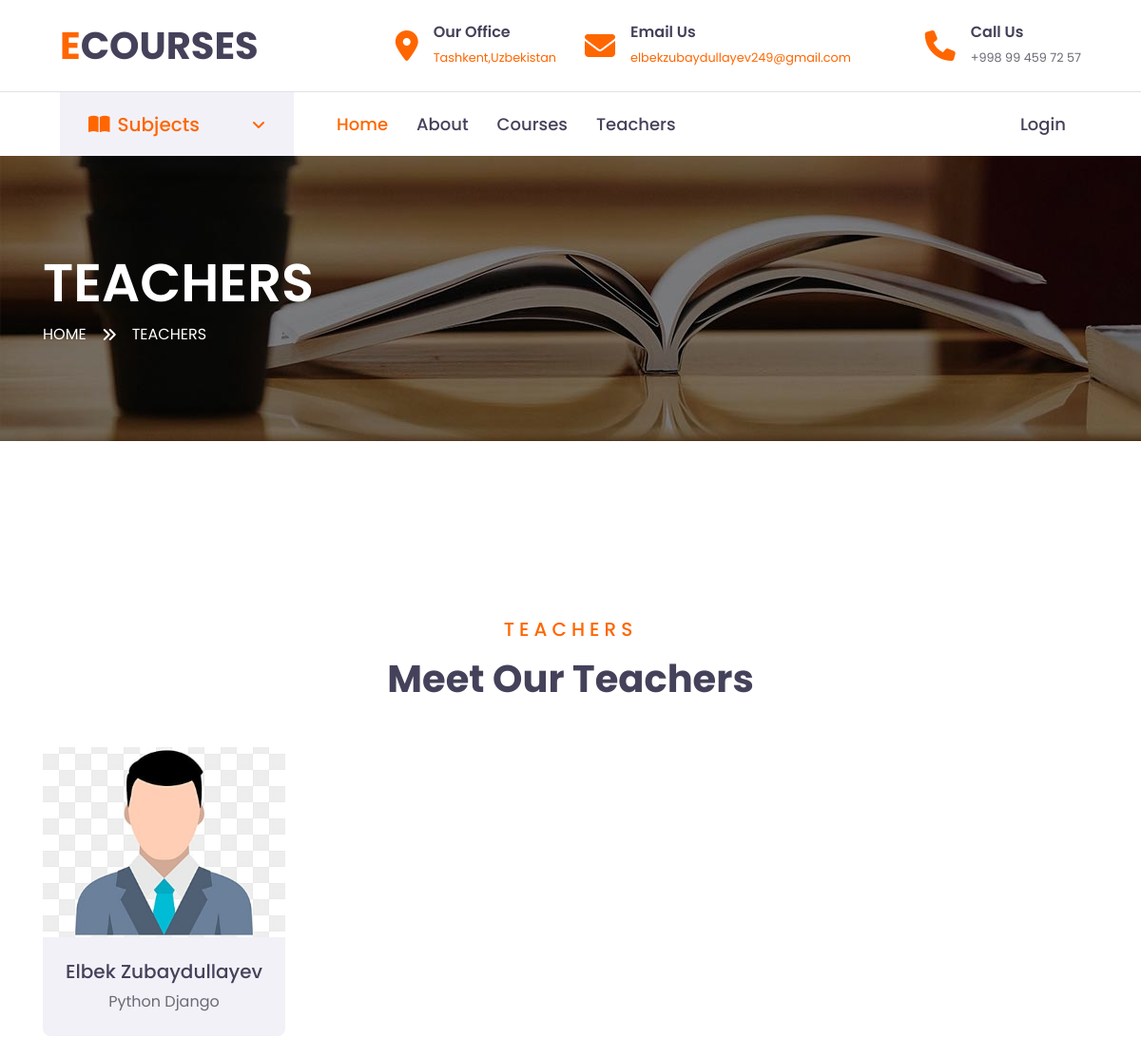
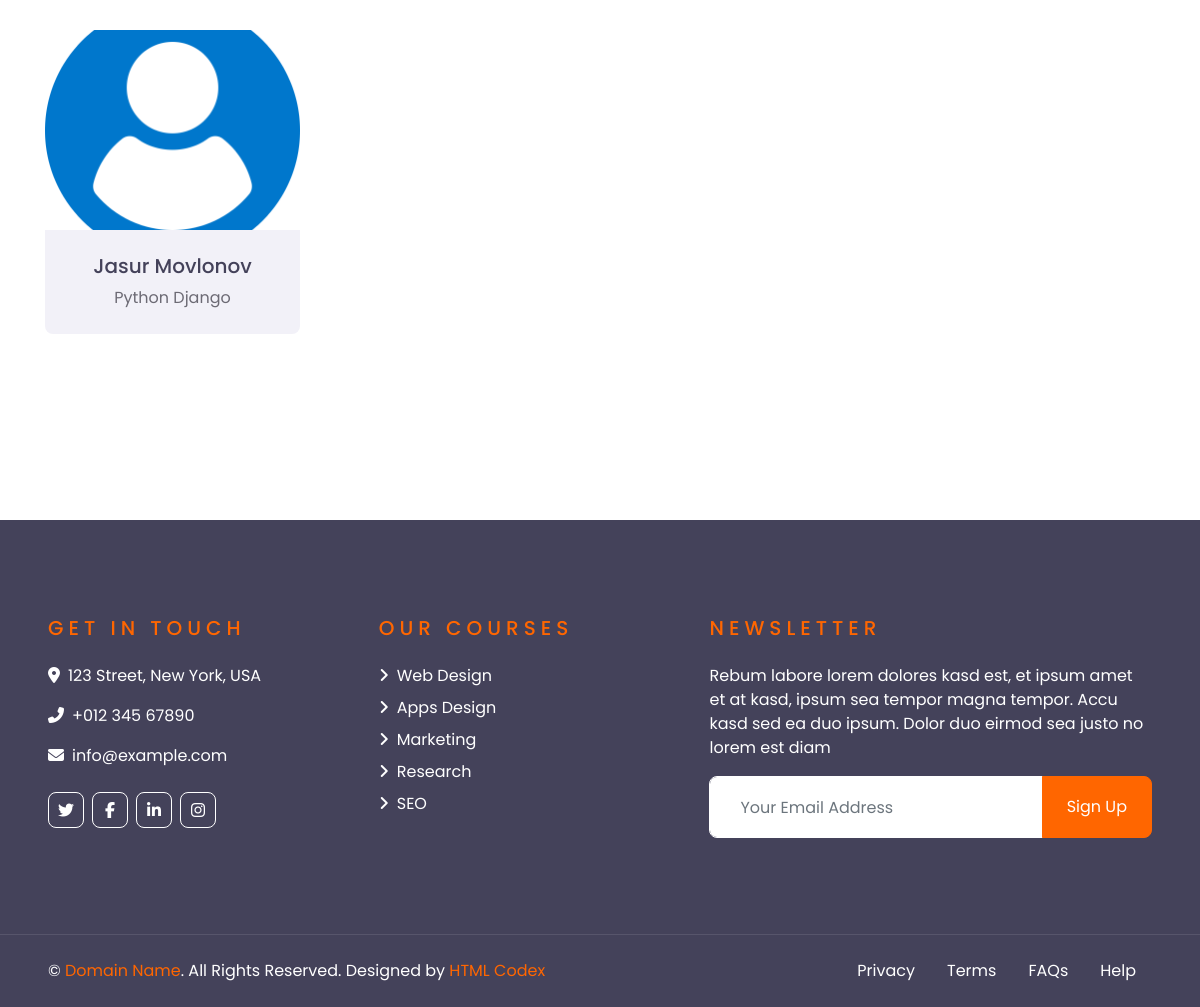
Page /course/teachers/ on the committed database (2 pictures, top to bottom).
### course/models.py (models this page shows, shortened)
class Teacher(models.Model):
    first_name = models.CharField(max_length=100)
    last_name = models.CharField(max_length=100, null=True, blank=True)
    email = models.EmailField(unique=True,max_length=100, null=True, blank=True)
    works_as = models.CharField(max_length=100, null=True, blank=True)
    salary = models.DecimalField(max_digits=14, decimal_places=0, default=0)
    teacher_image = models.ImageField(null=True, blank=True)
    class Meta:
        verbose_name_plural = "Teachers"

### course/views.py (the view)
# urls.py: path('teachers/', TeacherListView.as_view(), name='teachers_list'),
class TeacherListView(ListView):
    template_name = 'course/teacher.html'
    model = Teacher

### course/templates/course/teacher.html (shortened to what this page needs)
{% extends 'course/base/base.html' %}
{% load static %}
{% block teacher %}
    <div class="container-fluid page-header" style="margin-bottom: 90px;">
        <div class="container">
            <div class="d-flex flex-column justify-content-center" style="min-height: 300px">
                <h3 class="display-4 text-white text-uppercase">Teachers</h3>
                <div class="d-inline-flex text-white">
                    <p class="m-0 text-uppercase"><a class="text-white" href="">Home</a></p>
                    <i class="fa fa-angle-double-right pt-1 px-3"></i>
                    <p class="m-0 text-uppercase">Teachers</p>
                </div>
            </div>
        </div>
    </div>
    <div class="container-fluid py-5">
        <div class="container pt-5 pb-3">
            <div class="text-center mb-5">
                <h5 class="text-primary text-uppercase mb-3" style="letter-spacing: 5px;">Teachers</h5>
                <h1>Meet Our Teachers</h1>
            </div>
            {% for teacher in teacher_list %}
            <div class="row">
                <div class="col-md-6 col-lg-3 text-center team mb-4">
                    <div class="team-item rounded overflow-hidden mb-2">
                        <div class="team-img position-relative">
                           {% if teacher.teacher_image %}
                            <img src="{{ teacher.teacher_image.url }}" class="card-img-top img-fluid" alt="{{ teacher.first_name }} {{ teacher.last_name }}">
                            {% else %}
                                <div class="bg-light text-center py-4">
                            <i class="fas fa-image fa-3x text-secondary"></i>
                            <p class="text-muted mt-2">No Image Available</p>
                            </div>
                            {% endif %}
                        </div>
                        <div class="bg-secondary p-4">
                            <a href="{% url 'course:teacher_detail' pk=teacher.id %}">
                            <h5>{{ teacher.first_name }} {{ teacher.last_name }}</h5></a>
                            <p class="m-0">{{ teacher.works_as }}</p>
                        </div>
                    </div>
                </div>
            </div>
            {% endfor %}
        </div>
    </div>
{% endblock %}

### rows in the picture
Teacher: teacher_image (picture), first_name "Elbek", last_name "Zubaydullayev", works_as "Python Django"
Teacher: teacher_image (picture), first_name "Jasur", last_name "Movlonov", works_as "Python Django"
